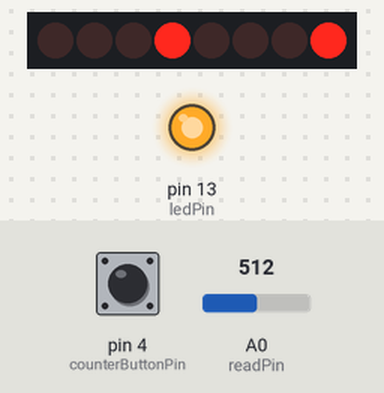
Simulated run of this sketch. Board: Arduino Uno, built with avr-gcc and run on an emulated ATmega328P. Shown: 8 shift-register outputs drawn as a row of LEDs (first output left, lit = HIGH), output pins drawn as LEDs (lit = HIGH). Wiring (inferred from the names in the program): shift register (74HC595): data pin 11; shift clock pin 9; latch pin 10. Wiring (inferred from the signals the program sends): row of LEDs: on Q0, Q1, Q2, Q3, Q4, Q5, Q6, Q7. Inputs (shaded band) come from the test bench; at power-on: A0 (readPin) = 512, pin 4 (counterButtonPin) LOW. Pins used as bus, display or sensor lines are not drawn; what the sketch prints to the serial monitor is not drawn.

Above: at 1.2 s.
1.3 s: A0 (readPin) set to 716
At 2.3 s:
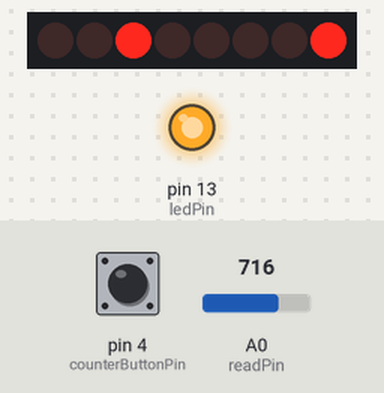
2.8 s: pin 4 (counterButtonPin) pulled HIGH for 0.15 s
At 4.0 s:
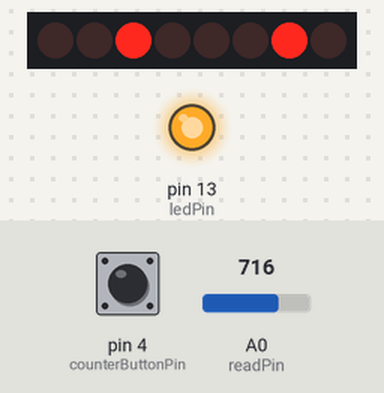
4.4 s: pin 4 (counterButtonPin) pulled HIGH for 1 s
At 5.5 s:
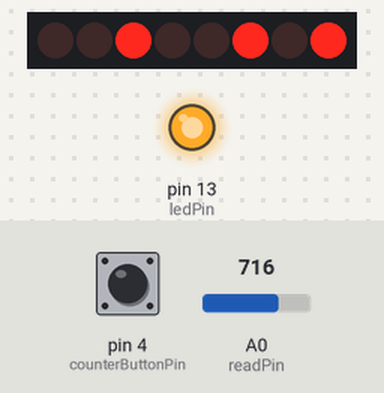
6.9 s: A0 (readPin) set to 759
8.4 s: A0 (readPin) set to 775
At 9.0 s:
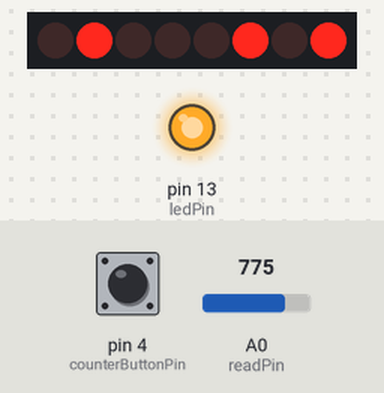
9.9 s: pin 4 (counterButtonPin) pulled HIGH for 0.15 s
At 10.9 s:
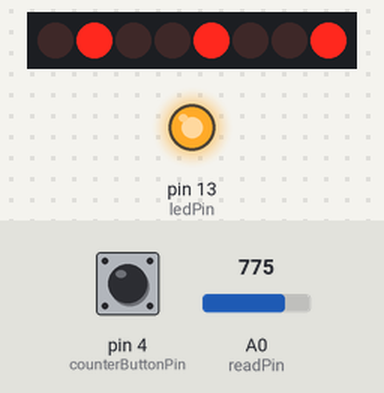
Timing chart, 0 to 12.5 s (numbered marks = the images above; inputs shaded):
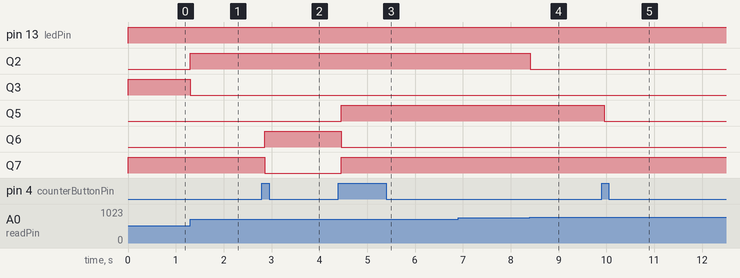

The sketch:

shiftRegisterButtonWorksKnobTryButtonCounter.ino
```cpp
/*
Using a 74HC595 Shift Register by swistak / misza
*/
int clockPin = 9;
int latchPin = 10;
int dataPin = 11;
byte leds = 0;
int currentLED = 0;


const int buttonPin = 2;     // the number of the pushbutton pin
const int counterButtonPin = 4;    // the number of the pushbutton pin
const int ledPin =  13;      // the number of the LED pin

// variables will change:
int buttonState = 0;         // variable for reading the pushbutton status

int readPin = A0;

void shift(int chosenLED, byte leds);
int readCounterFromButton(int buttonPin, int ledPin = 13, int maxCounter = 7);

void setup()
{
  pinMode(latchPin, OUTPUT);
  pinMode(dataPin, OUTPUT);
  pinMode(clockPin, OUTPUT);

  pinMode(ledPin, OUTPUT);
  // initialize the pushbutton pin as an input:
  pinMode(buttonPin, INPUT);

  pinMode(readPin, INPUT);
  Serial.begin(9600);


  leds = 0;
}

void loop(){
  byte counter = readCounterFromButton(counterButtonPin);
  //Serial.println(counter);

  int knobReading = analogRead(readPin);
  int chosenLED = 8 * (knobReading / 1023.0);
  //Serial.println(chosenLED);

  // read the state of the pushbutton value:
  //buttonState = digitalRead(buttonPin);
  buttonState = HIGH;

  // check if the pushbutton is pressed. If it is, the buttonState is HIGH:
  if (buttonState == HIGH) {
    // turn LED on:
    digitalWrite(ledPin, HIGH);
    shift(chosenLED, counter);
  } else {
    // turn LED off:
    digitalWrite(ledPin, LOW);
  }

  delay(1);
}


void shift(int chosenLED, byte leds){
  currentLED = chosenLED;

  //leds = 0;

  /*
  if (currentLED == 7){
    currentLED = 0;
  }else{
    currentLED++;
  }
  */
  long unsigned int chosenDiode = 0;
  if(leds == 0){
    chosenDiode = 1;
  }else if(leds == 1){
    chosenDiode = 2;
  }
  else{
    chosenDiode = pow(2, leds) + 1;
  }

  Serial.println(chosenDiode);
  bitSet(chosenDiode, currentLED);

  digitalWrite(latchPin, LOW);
  shiftOut(dataPin, clockPin, LSBFIRST, chosenDiode);
  digitalWrite(latchPin, HIGH);
  /*
  TIME LED
  */
  //delay(250);
}


int readCounterFromButton(int buttonPin, int ledPin = 13, int maxCounter = 7){
  static volatile int counter = 0;
  // the following variables are unsigned longs because the time, measured in
  // milliseconds, will quickly become a bigger number than can be stored in an int.
  static unsigned long lastDebounceTime = 0;  // the last time the output pin was toggled
  static unsigned long debounceDelay = 50;    // the debounce time; increase if the output flickers
  static int buttonState;             // the current reading from the input pin
  static int lastButtonState = LOW;   // the previous reading from the input pin
  static int ledState = HIGH;         // the current state of the output pin
  // read the state of the switch into a local variable:
  int reading = digitalRead(buttonPin);
  // check to see if you just pressed the button
  // (i.e. the input went from LOW to HIGH), and you've waited long enough
  // since the last press to ignore any noise:

  // If the switch changed, due to noise or pressing:
  if (reading != lastButtonState) {
    // reset the debouncing timer
    lastDebounceTime = millis();
  }
  if ((millis() - lastDebounceTime) > debounceDelay) {
    // whatever the reading is at, it's been there for longer than the debounce
    // delay, so take it as the actual current state:

    // if the button state has changed:
    if (reading != buttonState) {
      buttonState = reading;

      // only toggle the LED if the new button state is HIGH
      if (buttonState == HIGH) {
        ledState = !ledState;
        counter++;
      }
    }
  }
  // set the LED:
  //digitalWrite(ledPin, ledState);
  // save the reading. Next time through the loop, it'll be the lastButtonState:
  lastButtonState = reading;
  // to get reading from 0 to maxCounter
  if(counter > maxCounter){
    counter = 0;
  }
  return counter;
}
```

Measured:
- the behaviour switches between 767 and 768 on A0 (readPin) (found by bisection; images 3 and 4)
- after the input at 1.3 s, Q2: LOW → HIGH at once; Q3: HIGH → LOW at once
- after the input at 2.8 s, Q6: LOW → HIGH after 0.06 s; Q7: HIGH → LOW after 0.06 s
- after the input at 4.4 s, Q5, Q7: LOW → HIGH after 0.06 s; Q6: HIGH → LOW after 0.06 s
- after the input at 8.4 s, Q2: HIGH → LOW at once
- after the input at 9.9 s, Q5: HIGH → LOW after 0.06 s
